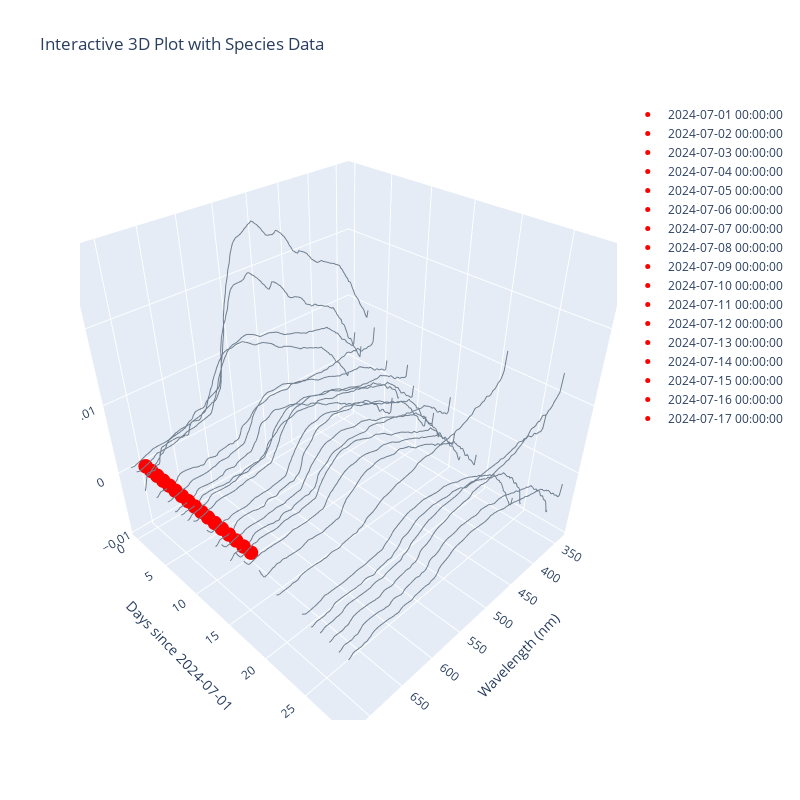

The notebook cell this image was saved under:
### Code cell
##STEP 3.1
#By hovering you can understand the which trace is the wavelength and find the date

import plotly.graph_objects as go
import pandas as pd
import matplotlib.pyplot as plt

# Extract the genus from the species name
difcb['genus'] = difcb['max_value_column'].str.split('_').str[0]

# Aggregate the counts by genus and date, and filter out counts less than 100
aggregated_data = (
    difcb.groupby(['date', 'genus'], as_index=False)
    .agg({'count': 'sum', 'latitude': 'first', 'longitude': 'first'})
    .query('count >= 100')
)

# Ensure aggregated_data only includes days within the first 30 days
aggregated_data['days_since_start'] = (pd.to_datetime(aggregated_data['date']) - pd.to_datetime("2024-07-01")).dt.days
aggregated_data = aggregated_data[aggregated_data['days_since_start'] <= 30]

# Assign a fixed wavelength (700 nm) and Rrs value (0.0) to all points
fixed_wavelength = 700
fixed_rrs_value = 0.0

# Create a Plotly figure
fig = go.Figure()

# Add Rrs data as before
for dataset_index in range(rrs_values.shape[0]):
    fig.add_trace(go.Scatter3d(
        x=wavelengths,
        y=[dataset_index] * len(wavelengths),
        z=rrs_values[dataset_index],
        mode='lines',
        line=dict(color='slategray'),
        showlegend=False
    ))

# Add species data points with hover info for each genus
for date in aggregated_data['date'].unique():
    days_since_start = (pd.to_datetime(date) - pd.to_datetime("2024-07-01")).days
    
    # Hover text now shows only the date
    hover_text = f"Date: {date}"

    fig.add_trace(go.Scatter3d(
        x=[fixed_wavelength],
        y=[days_since_start],
        z=[fixed_rrs_value],
        mode='markers',
        marker=dict(size=5, color='red'),
        hovertext=hover_text,
        hoverinfo='text',
        name=str(date)
    ))

# Set axis labels
fig.update_layout(
    scene=dict(
        xaxis_title='Wavelength (nm)',
        yaxis_title='Days since 2024-07-01',
        zaxis_title='Rrs',
    ),
    width=800,
    height=800,
    title="Interactive 3D Plot with Species Data"
)

# Show the plot
fig.show()

### Figure 1 — Plotly figure (JSON) as saved in the notebook; plotly's stock layout.template omitted (floating-point values rounded to 4 significant figures; data arrays with more than 128 entries replaced by an {"elided": "..."} marker saying what was removed)
{"data": [{"line": {"color": "slategray"}, "mode": "lines", "showlegend": false, "type": "scatter3d", "x": {"elided": "184 int values"}, "y": {"elided": "184 int values"}, "z": {"elided": "184 float values"}}, {"line": {"color": "slategray"}, "mode": "lines", "showlegend": false, "type": "scatter3d", "x": {"elided": "184 int values"}, "y": {"elided": "184 int values"}, "z": {"elided": "184 float values"}}, {"line": {"color": "slategray"}, "mode": "lines", "showlegend": false, "type": "scatter3d", "x": {"elided": "184 int values"}, "y": {"elided": "184 int values"}, "z": {"elided": "184 float values"}}, {"line": {"color": "slategray"}, "mode": "lines", "showlegend": false, "type": "scatter3d", "x": {"elided": "184 int values"}, "y": {"elided": "184 int values"}, "z": {"elided": "184 float values"}}, {"line": {"color": "slategray"}, "mode": "lines", "showlegend": false, "type": "scatter3d", "x": {"elided": "184 int values"}, "y": {"elided": "184 int values"}, "z": {"elided": "184 float values"}}, {"line": {"color": "slategray"}, "mode": "lines", "showlegend": false, "type": "scatter3d", "x": {"elided": "184 int values"}, "y": {"elided": "184 int values"}, "z": {"elided": "184 null values"}}, {"line": {"color": "slategray"}, "mode": "lines", "showlegend": false, "type": "scatter3d", "x": {"elided": "184 int values"}, "y": {"elided": "184 int values"}, "z": {"elided": "184 float values"}}, {"line": {"color": "slategray"}, "mode": "lines", "showlegend": false, "type": "scatter3d", "x": {"elided": "184 int values"}, "y": {"elided": "184 int values"}, "z": {"elided": "184 float values"}}, {"line": {"color": "slategray"}, "mode": "lines", "showlegend": false, "type": "scatter3d", "x": {"elided": "184 int values"}, "y": {"elided": "184 int values"}, "z": {"elided": "184 float values"}}, {"line": {"color": "slategray"}, "mode": "lines", "showlegend": false, "type": "scatter3d", "x": {"elided": "184 int values"}, "y": {"elided": "184 int values"}, "z": {"elided": "184 float values"}}, {"line": {"color": "slategray"}, "mode": "lines", "showlegend": false, "type": "scatter3d", "x": {"elided": "184 int values"}, "y": {"elided": "184 int values"}, "z": {"elided": "184 float values"}}, {"line": {"color": "slategray"}, "mode": "lines", "showlegend": false, "type": "scatter3d", "x": {"elided": "184 int values"}, "y": {"elided": "184 int values"}, "z": {"elided": "184 null values"}}, {"line": {"color": "slategray"}, "mode": "lines", "showlegend": false, "type": "scatter3d", "x": {"elided": "184 int values"}, "y": {"elided": "184 int values"}, "z": {"elided": "184 float values"}}, {"line": {"color": "slategray"}, "mode": "lines", "showlegend": false, "type": "scatter3d", "x": {"elided": "184 int values"}, "y": {"elided": "184 int values"}, "z": {"elided": "184 float values"}}, {"line": {"color": "slategray"}, "mode": "lines", "showlegend": false, "type": "scatter3d", "x": {"elided": "184 int values"}, "y": {"elided": "184 int values"}, "z": {"elided": "184 float values"}}, {"line": {"color": "slategray"}, "mode": "lines", "showlegend": false, "type": "scatter3d", "x": {"elided": "184 int values"}, "y": {"elided": "184 int values"}, "z": {"elided": "184 float values"}}, {"line": {"color": "slategray"}, "mode": "lines", "showlegend": false, "type": "scatter3d", "x": {"elided": "184 int values"}, "y": {"elided": "184 int values"}, "z": {"elided": "184 float values"}}, {"line": {"color": "slategray"}, "mode": "lines", "showlegend": false, "type": "scatter3d", "x": {"elided": "184 int values"}, "y": {"elided": "184 int values"}, "z": {"elided": "184 float values"}}, {"line": {"color": "slategray"}, "mode": "lines", "showlegend": false, "type": "scatter3d", "x": {"elided": "184 int values"}, "y": {"elided": "184 int values"}, "z": {"elided": "184 null values"}}, {"line": {"color": "slategray"}, "mode": "lines", "showlegend": false, "type": "scatter3d", "x": {"elided": "184 int values"}, "y": {"elided": "184 int values"}, "z": {"elided": "184 float values"}}, {"line": {"color": "slategray"}, "mode": "lines", "showlegend": false, "type": "scatter3d", "x": {"elided": "184 int values"}, "y": {"elided": "184 int values"}, "z": {"elided": "184 null values"}}, {"line": {"color": "slategray"}, "mode": "lines", "showlegend": false, "type": "scatter3d", "x": {"elided": "184 int values"}, "y": {"elided": "184 int values"}, "z": {"elided": "184 float values"}}, {"line": {"color": "slategray"}, "mode": "lines", "showlegend": false, "type": "scatter3d", "x": {"elided": "184 int values"}, "y": {"elided": "184 int values"}, "z": {"elided": "184 null values"}}, {"line": {"color": "slategray"}, "mode": "lines", "showlegend": false, "type": "scatter3d", "x": {"elided": "184 int values"}, "y": {"elided": "184 int values"}, "z": {"elided": "184 null values"}}, {"line": {"color": "slategray"}, "mode": "lines", "showlegend": false, "type": "scatter3d", "x": {"elided": "184 int values"}, "y": {"elided": "184 int values"}, "z": {"elided": "184 float values"}}, {"line": {"color": "slategray"}, "mode": "lines", "showlegend": false, "type": "scatter3d", "x": {"elided": "184 int values"}, "y": {"elided": "184 int values"}, "z": {"elided": "184 float values"}}, {"line": {"color": "slategray"}, "mode": "lines", "showlegend": false, "type": "scatter3d", "x": {"elided": "184 int values"}, "y": {"elided": "184 int values"}, "z": {"elided": "184 float values"}}, {"line": {"color": "slategray"}, "mode": "lines", "showlegend": false, "type": "scatter3d", "x": {"elided": "184 int values"}, "y": {"elided": "184 int values"}, "z": {"elided": "184 float values"}}, {"line": {"color": "slategray"}, "mode": "lines", "showlegend": false, "type": "scatter3d", "x": {"elided": "184 int values"}, "y": {"elided": "184 int values"}, "z": {"elided": "184 float values"}}, {"line": {"color": "slategray"}, "mode": "lines", "showlegend": false, "type": "scatter3d", "x": {"elided": "184 int values"}, "y": {"elided": "184 int values"}, "z": {"elided": "184 float values"}}, {"hoverinfo": "text", "hovertext": "Date: 2024-07-01 00:00:00", "marker": {"color": "red", "size": 5}, "mode": "markers", "name": "2024-07-01 00:00:00", "type": "scatter3d", "x": [700], "y": [0], "z": [0]}, {"hoverinfo": "text", "hovertext": "Date: 2024-07-02 00:00:00", "marker": {"color": "red", "size": 5}, "mode": "markers", "name": "2024-07-02 00:00:00", "type": "scatter3d", "x": [700], "y": [1], "z": [0]}, {"hoverinfo": "text", "hovertext": "Date: 2024-07-03 00:00:00", "marker": {"color": "red", "size": 5}, "mode": "markers", "name": "2024-07-03 00:00:00", "type": "scatter3d", "x": [700], "y": [2], "z": [0]}, {"hoverinfo": "text", "hovertext": "Date: 2024-07-04 00:00:00", "marker": {"color": "red", "size": 5}, "mode": "markers", "name": "2024-07-04 00:00:00", "type": "scatter3d", "x": [700], "y": [3], "z": [0]}, {"hoverinfo": "text", "hovertext": "Date: 2024-07-05 00:00:00", "marker": {"color": "red", "size": 5}, "mode": "markers", "name": "2024-07-05 00:00:00", "type": "scatter3d", "x": [700], "y": [4], "z": [0]}, {"hoverinfo": "text", "hovertext": "Date: 2024-07-06 00:00:00", "marker": {"color": "red", "size": 5}, "mode": "markers", "name": "2024-07-06 00:00:00", "type": "scatter3d", "x": [700], "y": [5], "z": [0]}, {"hoverinfo": "text", "hovertext": "Date: 2024-07-07 00:00:00", "marker": {"color": "red", "size": 5}, "mode": "markers", "name": "2024-07-07 00:00:00", "type": "scatter3d", "x": [700], "y": [6], "z": [0]}, {"hoverinfo": "text", "hovertext": "Date: 2024-07-08 00:00:00", "marker": {"color": "red", "size": 5}, "mode": "markers", "name": "2024-07-08 00:00:00", "type": "scatter3d", "x": [700], "y": [7], "z": [0]}, {"hoverinfo": "text", "hovertext": "Date: 2024-07-09 00:00:00", "marker": {"color": "red", "size": 5}, "mode": "markers", "name": "2024-07-09 00:00:00", "type": "scatter3d", "x": [700], "y": [8], "z": [0]}, {"hoverinfo": "text", "hovertext": "Date: 2024-07-10 00:00:00", "marker": {"color": "red", "size": 5}, "mode": "markers", "name": "2024-07-10 00:00:00", "type": "scatter3d", "x": [700], "y": [9], "z": [0]}, {"hoverinfo": "text", "hovertext": "Date: 2024-07-11 00:00:00", "marker": {"color": "red", "size": 5}, "mode": "markers", "name": "2024-07-11 00:00:00", "type": "scatter3d", "x": [700], "y": [10], "z": [0]}, {"hoverinfo": "text", "hovertext": "Date: 2024-07-12 00:00:00", "marker": {"color": "red", "size": 5}, "mode": "markers", "name": "2024-07-12 00:00:00", "type": "scatter3d", "x": [700], "y": [11], "z": [0]}, {"hoverinfo": "text", "hovertext": "Date: 2024-07-13 00:00:00", "marker": {"color": "red", "size": 5}, "mode": "markers", "name": "2024-07-13 00:00:00", "type": "scatter3d", "x": [700], "y": [12], "z": [0]}, {"hoverinfo": "text", "hovertext": "Date: 2024-07-14 00:00:00", "marker": {"color": "red", "size": 5}, "mode": "markers", "name": "2024-07-14 00:00:00", "type": "scatter3d", "x": [700], "y": [13], "z": [0]}, {"hoverinfo": "text", "hovertext": "Date: 2024-07-15 00:00:00", "marker": {"color": "red", "size": 5}, "mode": "markers", "name": "2024-07-15 00:00:00", "type": "scatter3d", "x": [700], "y": [14], "z": [0]}, {"hoverinfo": "text", "hovertext": "Date: 2024-07-16 00:00:00", "marker": {"color": "red", "size": 5}, "mode": "markers", "name": "2024-07-16 00:00:00", "type": "scatter3d", "x": [700], "y": [15], "z": [0]}, {"hoverinfo": "text", "hovertext": "Date: 2024-07-17 00:00:00", "marker": {"color": "red", "size": 5}, "mode": "markers", "name": "2024-07-17 00:00:00", "type": "scatter3d", "x": [700], "y": [16], "z": [0]}], "layout": {"height": 800, "scene": {"xaxis": {"title": {"text": "Wavelength (nm)"}}, "yaxis": {"title": {"text": "Days since 2024-07-01"}}, "zaxis": {"title": {"text": "Rrs"}}}, "title": {"text": "Interactive 3D Plot with Species Data"}, "width": 800}}
